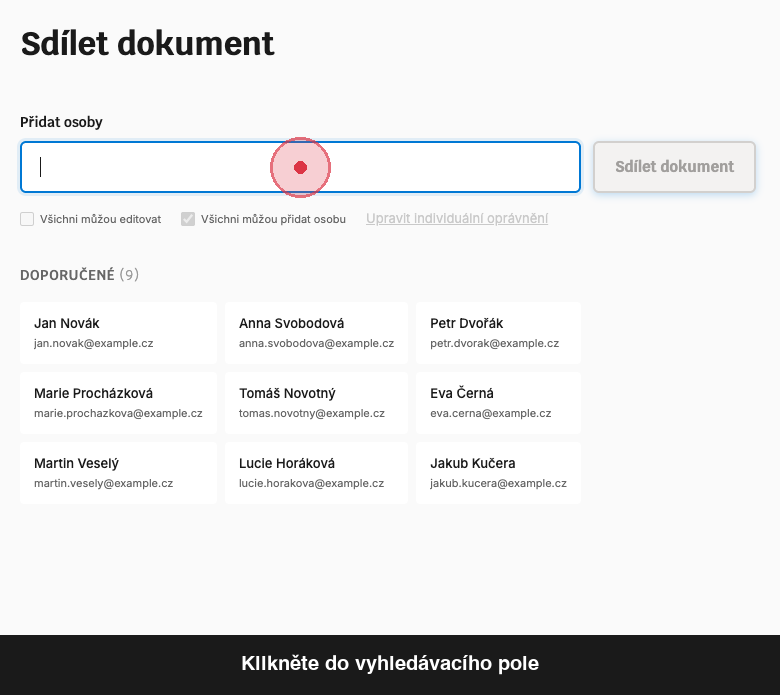
#> input picture prava/demo/step-01-captioned-cs.png, 780 x 695 px; its folder holds 5 pictures in this run
$ python create-gif.py
#> lines starting #> are read from the running program, lines starting #| are printed output that depends on the picture
#!/usr/bin/env python3
from PIL import Image
import glob

# Get all screenshot files in order (excluding intermediate files)
images = []
filenames = sorted([f for f in glob.glob('step-*.png') if 'base' not in f and 'full' not in f])

print(f"Found {len(filenames)} screenshots")

for filename in filenames:
    img = Image.open(filename)
#> img is the input picture: PIL image 780x695 RGB; mean R, G, B 227, 227.3, 227.8

    # Resize to 560px width (30% smaller than 800px)
    width = 560
    height = int(img.height * (width / img.width))
#> height = 498
    img = img.resize((width, height), Image.Resampling.LANCZOS)
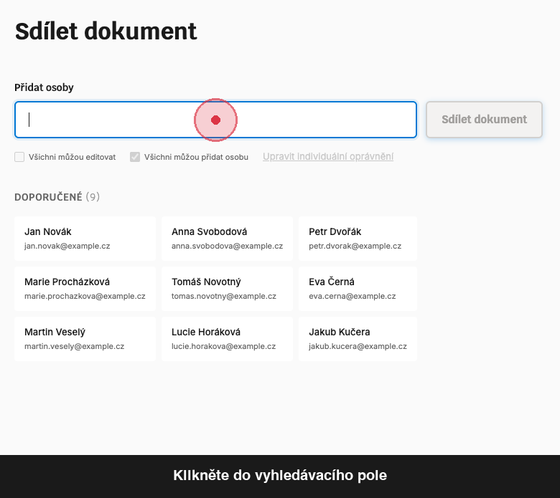
#> img: PIL image 560x498 RGB; mean R, G, B 226.8, 227.1, 227.6

    images.append(img)
    print(f"✓ Processed: {filename}")
#> pass 2 of the loop `for filename in filenames:`:
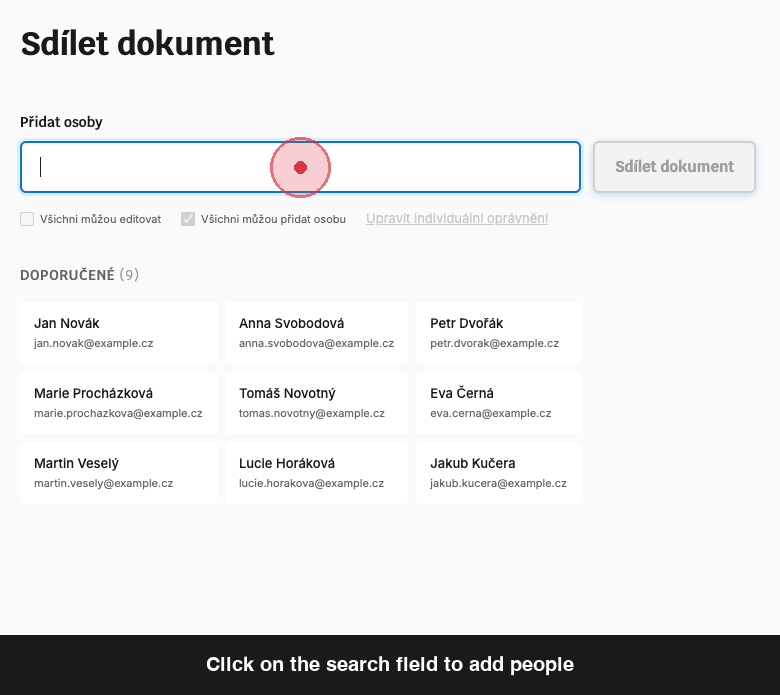
#> input picture prava/demo/step-01-captioned.png, 780 x 695 px
#> img is the input picture: PIL image 780x695 RGB; mean R, G, B 227.1, 227.4, 227.9
#> `img = img.resize((width, height), Image.Resampling.LANCZOS)`:
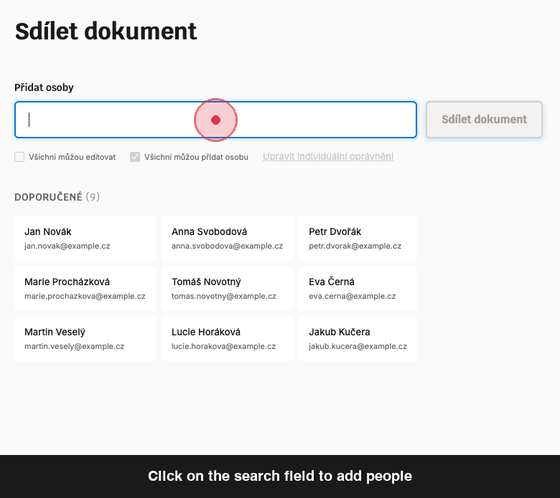
#> img: PIL image 560x498 RGB; mean R, G, B 226.9, 227.2, 227.7
#> pass 3 of the loop `for filename in filenames:`:
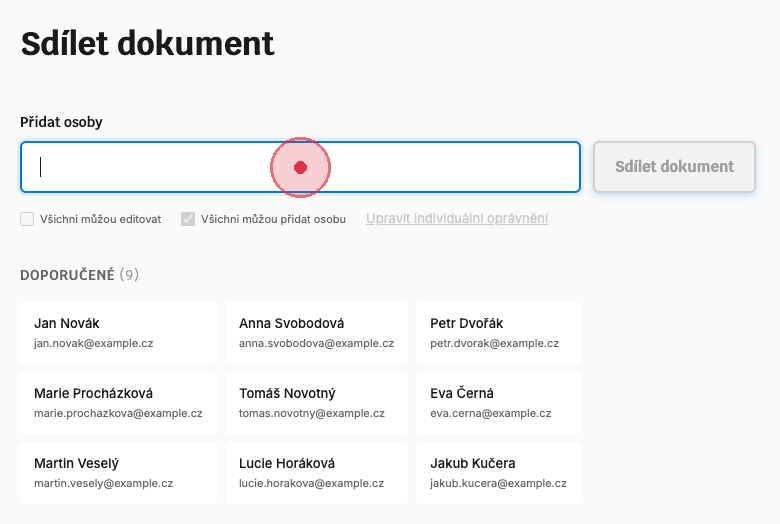
#> input picture prava/demo/step-01.png, 780 x 524 px
#> img is the input picture: PIL image 780x524 RGB; mean R, G, B 244.1, 244.5, 245.2
#> `img = img.resize((width, height), Image.Resampling.LANCZOS)`:
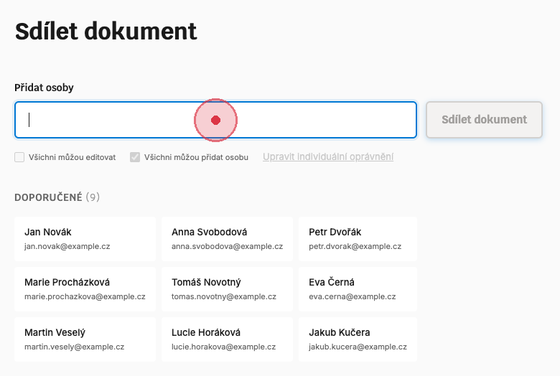
#> img: PIL image 560x376 RGB; mean R, G, B 243.9, 244.3, 245
#> the loop made 4 passes; the first 3 are shown

# Save as animated GIF
# Duration in milliseconds per frame (2000ms = 2 seconds)
images[0].save(
    'share-form-demo.gif',
    save_all=True,
    append_images=images[1:],
    duration=2000,
    loop=0,
    optimize=True
)

print("\n✓ Created share-form-demo.gif")
print(f"  {len(images)} frames, 2 seconds per frame")
print(f"  Clean GIF (no captions)")
